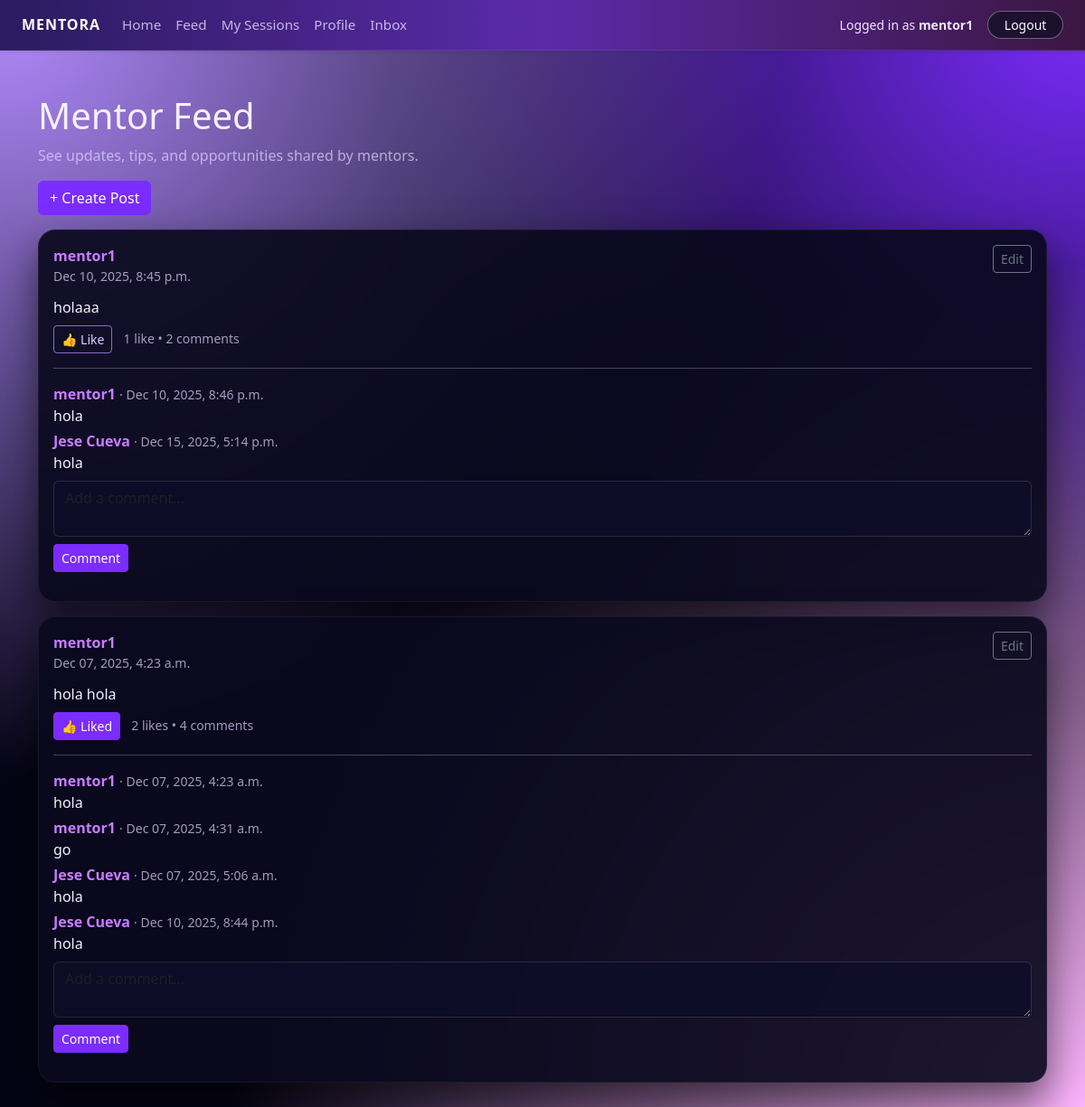
The page /feed/ (signed in) on the database its author committed.
### core/models.py (models this page shows, shortened)
class Post(models.Model):
    author = models.ForeignKey(
        "Profile",
        related_name="posts",
        on_delete=models.CASCADE,
    )
    content = models.TextField()
    image = models.ImageField(
        upload_to="post_images/",
        blank=True,
        null=True,
    )
    created_at = models.DateTimeField(auto_now_add=True)
    class Meta:
        ordering = ["-created_at"]  # newest first

class Profile(models.Model):
    ROLE_CHOICES = [
        ("MENTOR", "Mentor"),
        ("MENTEE", "Mentee"),
    ]
    user = models.OneToOneField(
        settings.AUTH_USER_MODEL,
        on_delete=models.CASCADE,
        related_name="profile",
    )
    first_name = models.CharField(max_length=30, blank=True)
    last_name = models.CharField(max_length=30, blank=True)
    role = models.CharField(max_length=10, choices=ROLE_CHOICES)
    public_id = models.CharField(
        max_length=10,
        unique=True,
        editable=False,
        blank=True,
        null=True,
    )
    bio = models.TextField(blank=True)
    skills = models.CharField(
        max_length=255,
        blank=True,
        help_text="Comma-separated skills, e.g. Python, Data Science, Resume Review",
    )
    hourly_rate = models.DecimalField(
        max_digits=6,
        decimal_places=2,
        null=True,
        blank=True,
        help_text="Only for mentors",
    )
    calendly_url = models.URLField(
        blank=True,
        null=True,
        help_text="Mentor's Calendly scheduling link (e.g. https://calendly.com/yourname/30min)",
    )
    photo = models.ImageField(
        upload_to="profiles/",
        blank=True,
        null=True,
    )
    has_seen_welcome = models.BooleanField(default=False)
    def display_name(self):
        name = f"{self.first_name} {self.last_name}".strip()
        return name if name else self.user.username

class PostComment(models.Model):
    post = models.ForeignKey(
        Post,
        related_name="comments",
        on_delete=models.CASCADE,
    )
    author = models.ForeignKey(
        Profile,
        related_name="comments",
        on_delete=models.CASCADE,
    )
    text = models.TextField()
    created_at = models.DateTimeField(auto_now_add=True)

### core/views.py (the view)
# urls.py: path("feed/", views.feed, name="feed"),
@login_required
def feed(request):
    profile = request.user.profile
    if profile.role == "MENTEE":
        followed_ids = Follow.objects.filter(
            follower=profile
        ).values_list("mentor_id", flat=True)
        posts = Post.objects.filter(author_id__in=followed_ids)
    else:
        posts = Post.objects.all()
    posts = (
        posts
        .select_related("author", "author__user")
        .prefetch_related(
            "likes",
            "comments",
            "comments__author",
            "comments__author__user",
        )
        .order_by("-created_at")
    )
    liked_post_ids = set(
        PostLike.objects
        .filter(user=profile, post__in=posts)
        .values_list("post_id", flat=True)
    )
    comment_form = CommentForm()
    return render(
        request,
        "core/feed.html",
        {
            "posts": posts,
            "liked_post_ids": liked_post_ids,
            "comment_form": comment_form,
        },
    )

### core/forms.py
class CommentForm(forms.ModelForm):
    class Meta:
        model = PostComment
        fields = ["text"]
        widgets = {
            "text": forms.Textarea(
                attrs={
                    "class": "form-control",
                    "rows": 2,
                    "placeholder": "Add a comment…",
                }
            )
        }

### templates/core/feed.html (shortened to what this page needs)
{% extends "base.html" %}
{% block content %}
<div class="container mt-4">
    <h1>Mentor Feed</h1>
    <p class="text-muted">
        See updates, tips, and opportunities shared by mentors.
    </p>
    {% if user.profile.role == "MENTOR" %}
        <a href="{% url 'create_post' %}" class="btn btn-primary mb-3">
            + Create Post
        </a>
    {% endif %}
    {% if posts %}
        {% for post in posts %}
            <div class="card mb-3">
                <div class="card-body">
                        <div class="d-flex justify-content-between align-items-start mb-2">
                        <div>
                            <p class="mb-1">
                            <strong>
                                <a href="{% url 'profile_public' post.author.id %}">
                                {{ post.author.display_name }}
                                </a>
                            </strong>
                            <br>
                            <small class="text-muted">
                                {{ post.created_at|date:"M d, Y, g:i a" }}
                            </small>
                            </p>
                        </div>
                        {% if post.author == user.profile %}
                        <div class="ms-2 text-end">
                            <button class="btn btn-sm btn-outline-secondary"
                                    type="button"
                                    data-bs-toggle="collapse"
                                    data-bs-target="#postActions{{ post.id }}"
                                    aria-expanded="false">
                            Edit
                            </button>
                        </div>
                        {% endif %}
                        </div>
                    <p class="mb-2">{{ post.content }}</p>
                    <div class="mb-2">
                        <form method="post" action="{% url 'toggle_like' post.id %}" class="d-inline">
                            {% if post.id in liked_post_ids %}
                                <button type="submit" class="btn btn-sm btn-primary">
                                    👍 Liked
                                </button>
                            {% else %}
                                <button type="submit" class="btn btn-sm btn-outline-primary">
                                    👍 Like
                                </button>
                            {% endif %}
                        </form>
                        <span class="ms-2 small text-muted">
                            {{ post.likes.count }} like{% if post.likes.count != 1 %}s{% endif %}
                            •
                            {{ post.comments.count }} comment{% if post.comments.count != 1 %}s{% endif %}
                        </span>
                    </div>
                    <hr>
                    {% if post.comments.all %}
                        <div class="mb-2">
                            {% for c in post.comments.all %}
                                <p class="mb-1">
                                    <strong>
                                        <a href="{% url 'profile_public' c.author.id %}">
                                            {{ c.author.display_name }}
                                        </a>
                                    </strong>
                                    <small class="text-muted">
                                        · {{ c.created_at|date:"M d, Y, g:i a" }}
                                    </small>
                                    <br>
                                    {{ c.text }}
                                </p>
                            {% endfor %}
                        </div>
                    {% endif %}
                    <form method="post" action="{% url 'add_comment' post.id %}">
                        <div class="mb-2">
                            {{ comment_form.text }}
                        </div>
                        <button type="submit" class="btn btn-sm btn-primary">
                            Comment
                        </button>
                    </form>
                </div>
            </div>
        {% endfor %}
    {% else %}
        <div class="alert alert-info">
            No posts yet. Be the first to share something!
        </div>
    {% endif %}
</div>
{% endblock %}

### templates/base.html (shortened to what this page needs)
{% load static %}
<link href="https://cdn.jsdelivr.net/npm/bootstrap@5.3.3/dist/css/bootstrap.min.css" rel="stylesheet">
<link rel="stylesheet" href="{% static 'core/styles.css' %}">
<!DOCTYPE html>
<html lang="en">
<head>
    <link
      href="https://cdn.jsdelivr.net/npm/bootstrap@5.3.3/dist/css/bootstrap.min.css"
      rel="stylesheet">
    <link rel="stylesheet" href="{% static 'core/styles.css' %}">
</head>
<body class="mentora-body">
<header>
  <nav class="navbar navbar-expand-lg mentora-nav shadow-sm">
    <div class="container-fluid px-4">
     {% if user.is_authenticated %}
        <a class="navbar-brand mentora-brand" href="{% url 'dashboard' %}">
          Mentora
        </a>
      {% else %}
        <a class="navbar-brand mentora-brand" href="{% url 'home' %}">
          Mentora
        </a>
      {% endif %}
      <div class="collapse navbar-collapse" id="mainNavbar">
        {% if user.is_authenticated %}
          <ul class="navbar-nav me-auto mb-2 mb-lg-0">
            <li class="nav-item">
              <a href="{% url 'dashboard' %}" class="nav-link">Home</a>
            </li>
            <li class="nav-item">
              <a href="{% url 'feed' %}" class="nav-link">Feed</a>
            </li>
            <li class="nav-item">
              <a href="{% url 'my_sessions' %}" class="nav-link">My Sessions</a>
            </li>
            <li class="nav-item">
              <a href="{% url 'profile' %}" class="nav-link">Profile</a>
            </li>
            <li class="nav-item">
              <a href="{% url 'inbox' %}" class="nav-link">Inbox</a>
            </li>
          </ul>
          <div class="d-flex align-items-center ms-auto gap-3">
            <span class="mentora-user-label small">
              Logged in as <strong>{{ user.username }}</strong>
            </span>
            <a href="{% url 'logout_custom' %}" class="btn btn-sm mentora-btn-ghost">
              Logout
            </a>
          </div>
        {% endif %}
      </div>
    </div>
  </nav>
</header>
<main class="mentora-main py-4">
  {% block content %}{% endblock %}
</main>
</body>
</html>

### static/core/styles.css (style rules this page uses)
.mentora-body { min-height: 100vh; margin: 0; background: radial-gradient(circle at top left, #b38cff 0, transparent 50%), radial-gradient(circle at bottom right, #ffb6ff 0, transparent 55%), radial-gradient(circle at top right, #7b2cff 0, transparent 45%), #050415; color: #f5f0ff; font-family: system-ui, -apple-system, BlinkMacSystemFont, "SF Pro Text", "Segoe UI", sans-serif; }
.mentora-main { color: #f5f0ff; }
.mentora-nav { background: linear-gradient(90deg, #2b1b5f, #5b2aa8, #3c1642); border-bottom: 1px solid rgba(255, 255, 255, 0.08); }
.mentora-brand { font-weight: 700; letter-spacing: 0.06em; text-transform: uppercase; font-size: 1rem; color: #fdfbff !important; }
.mentora-nav .nav-link { color: #e7dbff !important; font-size: 0.95rem; opacity: 0.8; transition: opacity 0.2s ease, transform 0.15s ease; }
.mentora-user-label { color: #f0e7ff; }
.mentora-btn-ghost { border-radius: 999px; border: 1px solid rgba(255, 255, 255, 0.35); background: rgba(15, 15, 35, 0.7); color: #fdfbff !important; padding-inline: 1.1rem; transition: background 0.15s ease, transform 0.15s ease, border-color 0.15s ease; }
.card { background: rgba(10, 9, 30, 0.92); border-radius: 1.2rem; border: 1px solid rgba(255, 255, 255, 0.05); box-shadow: 0 20px 45px rgba(0, 0, 0, 0.6), 0 0 0 1px rgba(255, 255, 255, 0.01); backdrop-filter: blur(16px); color: #f5f0ff; }
.form-control, .form-select { background-color: rgba(15, 14, 40, 0.9); border-color: rgba(255, 255, 255, 0.12); color: #f5f0ff; }
.text-muted { color: rgba(228, 215, 255, 0.7) !important; }
a { color: #c77dff; text-decoration: none; }
.btn-primary, .btn-success { background-color: #7b2cff !important; border-color: #7b2cff !important; color: #ffffff !important; }
.btn-outline-primary, .btn-outline-success { color: #d8ccff !important; border-color: rgba(179, 140, 255, 0.75) !important; }
:root { --bs-success: #7b2cff; --bs-success-rgb: 123, 44, 255; }

### rows shown on the page
Post: author.display_name "mentor1", created_at "Dec 10, 2025, 8:45 p.m.", content "holaaa", shows "👍 Like", likes.count "1", comments.count "2"
PostComment: author.display_name "mentor1", created_at "Dec 10, 2025, 8:46 p.m.", text "hola"
PostComment: author.display_name "Jese Cueva", created_at "Dec 15, 2025, 5:14 p.m.", text "hola"
Post: author.display_name "mentor1", created_at "Dec 07, 2025, 4:23 a.m.", content "hola hola", shows "👍 Liked", likes.count "2", comments.count "4"
PostComment: author.display_name "mentor1", created_at "Dec 07, 2025, 4:23 a.m.", text "hola"
PostComment: author.display_name "mentor1", created_at "Dec 07, 2025, 4:31 a.m.", text "go"
PostComment: author.display_name "Jese Cueva", created_at "Dec 07, 2025, 5:06 a.m.", text "hola"
PostComment: author.display_name "Jese Cueva", created_at "Dec 10, 2025, 8:44 p.m.", text "hola"

### other values the page prints
{{ user.username }} "mentor1"
